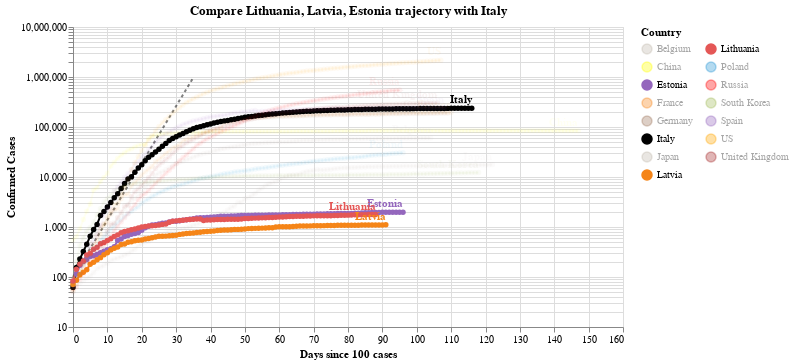

Here is the notebook cell this chart was saved with:
### Code cell
#hide_input
chart3 = make_since_chart(dff2, ['Lithuania', 'Latvia', 'Estonia'], baseline_countries)
chart3

### Figure 1 — Vega-Lite specification as saved in the notebook (floating-point values rounded to 4 significant figures; data arrays with more than 128 entries replaced by an {"elided": "..."} marker saying what was removed)
{"config": {"view": {"continuousWidth": 400, "continuousHeight": 300}}, "layer": [{"data": {"name": "data-628230001892d6798b50651be41d1b3e"}, "mark": {"type": "line", "color": "black", "opacity": 0.5, "strokeDash": [3, 3]}, "encoding": {"x": {"type": "quantitative", "field": "Days since 100 cases"}, "y": {"type": "quantitative", "field": "Confirmed Cases"}}}, {"data": {"name": "data-4d87737737def58112822259212367cd"}, "mark": {"type": "line", "point": true}, "encoding": {"color": {"type": "nominal", "field": "Country", "legend": {"columns": 2}, "scale": {"domain": ["Belgium", "China", "Estonia", "France", "Germany", "Italy", "Japan", "Latvia", "Lithuania", "Poland", "Russia", "South Korea", "Spain", "US", "United Kingdom"], "range": ["#C1B7AD", "yellow", "#9467bd", "#F58518", "#9D755D", "black", "#C1B7AD", "#F58518", "#E45756", "#2495D3", "red", "#A1BA59", "#9467bd", "orange", "brown"]}}, "opacity": {"condition": {"value": 1, "selection": "selector002"}, "value": 0.05}, "tooltip": [{"type": "nominal", "field": "Country"}, {"type": "temporal", "field": "Date"}, {"type": "quantitative", "field": "Confirmed Cases"}, {"type": "quantitative", "field": "Days since 100 cases"}], "x": {"type": "quantitative", "field": "Days since 100 cases"}, "y": {"type": "quantitative", "field": "Confirmed Cases", "scale": {"type": "log"}}}, "selection": {"selector002": {"type": "multi", "fields": ["Country"], "bind": "legend", "init": [{"Country": "Lithuania"}, {"Country": "Latvia"}, {"Country": "Estonia"}, {"Country": "Italy"}]}}, "width": 550}, {"data": {"name": "data-4d87737737def58112822259212367cd"}, "mark": {"type": "text", "align": "right", "dy": -8, "fontWeight": "bold"}, "encoding": {"color": {"type": "nominal", "field": "Country", "legend": {"columns": 2}, "scale": {"domain": ["Belgium", "China", "Estonia", "France", "Germany", "Italy", "Japan", "Latvia", "Lithuania", "Poland", "Russia", "South Korea", "Spain", "US", "United Kingdom"], "range": ["#C1B7AD", "yellow", "#9467bd", "#F58518", "#9D755D", "black", "#C1B7AD", "#F58518", "#E45756", "#2495D3", "red", "#A1BA59", "#9467bd", "orange", "brown"]}}, "opacity": {"condition": {"value": 1, "selection": "selector002"}, "value": 0.05}, "text": {"type": "nominal", "field": "Country"}, "tooltip": [{"type": "nominal", "field": "Country"}, {"type": "temporal", "field": "Date"}, {"type": "quantitative", "field": "Confirmed Cases"}, {"type": "quantitative", "field": "Days since 100 cases"}], "x": {"type": "quantitative", "field": "Days since 100 cases"}, "y": {"type": "quantitative", "field": "Confirmed Cases", "scale": {"type": "log"}}}, "transform": [{"filter": "(datum['Date'] >= 1592352000000)"}], "width": 550}], "title": "Compare Lithuania, Latvia, Estonia trajectory with Italy", "$schema": "https://vega.github.io/schema/vega-lite/v4.0.2.json", "datasets": {"data-628230001892d6798b50651be41d1b3e": [{"Days since 100 cases": 0, "Confirmed Cases": 100.0}, {"Days since 100 cases": 1, "Confirmed Cases": 130.0}, {"Days since 100 cases": 2, "Confirmed Cases": 169.0}, {"Days since 100 cases": 3, "Confirmed Cases": 219.7}, {"Days since 100 cases": 4, "Confirmed Cases": 285.6}, {"Days since 100 cases": 5, "Confirmed Cases": 371.3}, {"Days since 100 cases": 6, "Confirmed Cases": 482.7}, {"Days since 100 cases": 7, "Confirmed Cases": 627.5}, {"Days since 100 cases": 8, "Confirmed Cases": 815.7}, {"Days since 100 cases": 9, "Confirmed Cases": 1060.0}, {"Days since 100 cases": 10, "Confirmed Cases": 1379.0}, {"Days since 100 cases": 11, "Confirmed Cases": 1792.0}, {"Days since 100 cases": 12, "Confirmed Cases": 2330.0}, {"Days since 100 cases": 13, "Confirmed Cases": 3029.0}, {"Days since 100 cases": 14, "Confirmed Cases": 3937.0}, {"Days since 100 cases": 15, "Confirmed Cases": 5119.0}, {"Days since 100 cases": 16, "Confirmed Cases": 6654.0}, {"Days since 100 cases": 17, "Confirmed Cases": 8650.0}, {"Days since 100 cases": 18, "Confirmed Cases": 11250.0}, {"Days since 100 cases": 19, "Confirmed Cases": 14620.0}, {"Days since 100 cases": 20, "Confirmed Cases": 19000.0}, {"Days since 100 cases": 21, "Confirmed Cases": 24710.0}, {"Days since 100 cases": 22, "Confirmed Cases": 32120.0}, {"Days since 100 cases": 23, "Confirmed Cases": 41750.0}, {"Days since 100 cases": 24, "Confirmed Cases": 54280.0}, {"Days since 100 cases": 25, "Confirmed Cases": 70560.0}, {"Days since 100 cases": 26, "Confirmed Cases": 91730.0}, {"Days since 100 cases": 27, "Confirmed Cases": 119300.0}, {"Days since 100 cases": 28, "Confirmed Cases": 155000.0}, {"Days since 100 cases": 29, "Confirmed Cases": 201500.0}, {"Days since 100 cases": 30, "Confirmed Cases": 262000.0}, {"Days since 100 cases": 31, "Confirmed Cases": 340600.0}, {"Days since 100 cases": 32, "Confirmed Cases": 442800.0}, {"Days since 100 cases": 33, "Confirmed Cases": 575600.0}, {"Days since 100 cases": 34, "Confirmed Cases": 748300.0}, {"Days since 100 cases": 35, "Confirmed Cases": 972800.0}], "data-4d87737737def58112822259212367cd": {"elided": "1628 records"}}}
